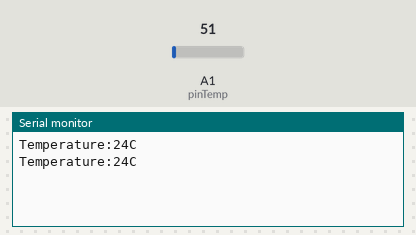
This sketch was run on a simulated Arduino Uno, built with avr-gcc and run on an emulated ATmega328P. Parts: the last lines printed to the serial monitor. The inputs (shaded band) are chosen by the test bench; at power-on: A1 (pinTemp) = 51.

Above: at 1.8 s.
1.9 s: A1 (pinTemp) set to 61
At 2.4 s:
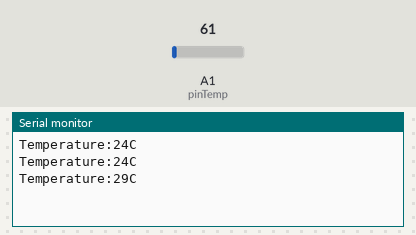
3.4 s: A1 (pinTemp) set to 71
At 4.8 s:
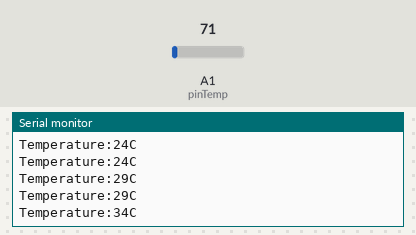
Timing chart, 0 to 6.4 s (numbered marks = the images above; inputs shaded):
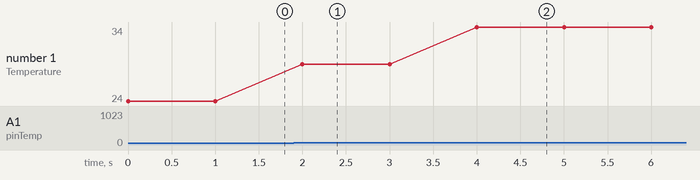

The sketch:

Temp_Sensor_Basic.ino
```cpp
int pinTemp=A1;

void setup(){
  Serial.begin(9600);
}
void loop(){
  int temp=analogRead(pinTemp);
  temp=temp*0.48828125;
  Serial.print("Temperature:");
  Serial.print(temp);
  Serial.println("C");
  delay(1000);
}
```

Measured:
- after the input at 1.9 s, the serial monitor: prints a new line after 0.10 s (image 1)
- after the input at 3.4 s, the serial monitor: prints a new line after 0.60 s (image 2)
- plotted number 1: 24 → 29 after the input at 1.9 s, 29 → 34 after the input at 3.4 s
